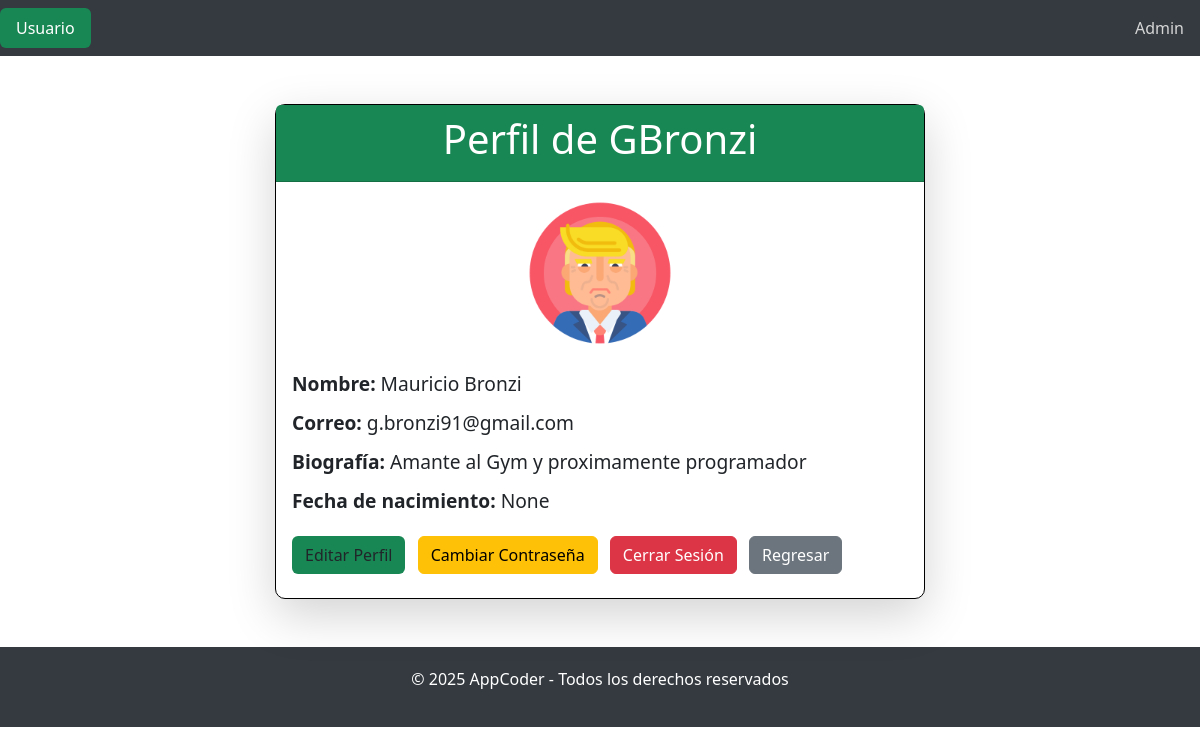
/accounts/profile/ (signed in), run on an earlier commit of the app's database.
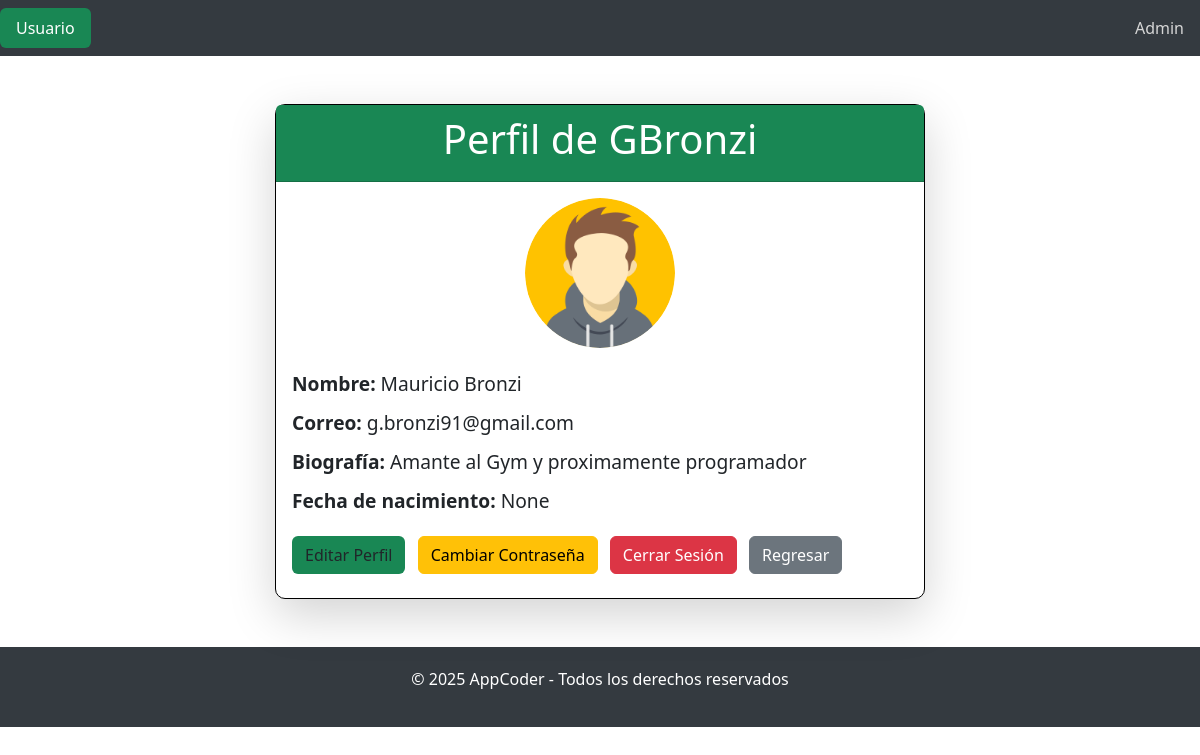
And on a later commit of the database.
### AppAccounts/models.py (models this page shows, shortened)
class Profile(models.Model):
    user = models.OneToOneField(User, on_delete=models.CASCADE)
    avatar = models.ImageField(upload_to='avatars/', null=True, blank=True, default='avatars/avataruser.png')
    bio = RichTextField(blank=True, null=True)
    birthday = models.DateField(blank=True, null=True)
    address = models.CharField(max_length=255, blank=True, null=True)
    phone = models.CharField(max_length=20, blank=True, null=True)

### AppAccounts/views.py (the view)
# urls.py: path('profile/', views.profile_view, name='profile'),
@login_required
def profile_view(request):
    profile = Profile.objects.get(user=request.user)
    return render(request, 'Accounts/profile.html', {'user': profile})

### AppAccounts/templates/Accounts/profile.html (shortened to what this page needs)
{% extends 'base_perfil.html' %}
{% load static %}
{% block cuerpo %}
<div class="container my-5">
  <div class="row justify-content-center">
    <div class="col-md-12">
      <div class="card shadow-lg">
        <div class="card-header bg-success text-white">
          <h1 class="text-center">Perfil de {{ user.user.username }}</h1>
        </div>
        <div class="card-body">
          <div class="text-center mb-4">
            <img src="{{ user.avatar.url }}" alt="{{ user.user.username }}" class="rounded-circle" width="150">
          </div>
          <div class="mb-3">
            <h4 class="profile-text"><strong>Nombre:</strong> {{ user.user.first_name }} {{ user.user.last_name }}</h4>
          </div>
          <div class="mb-3">
            <h4 class="profile-text"><strong>Correo:</strong> {{ user.user.email }}</h4>
          </div>
          <div class="mb-3">
            <h4 class="profile-text"><strong>Biografía:</strong> {{ user.bio }}</h4>
          </div>
          <div class="mb-3">
            <h4 class="profile-text"><strong>Fecha de nacimiento:</strong> {{ user.birthday }}</h4>
          </div>
            <a href="{% url 'AppAccounts:edit_profile' %}" class="btn bg-success me-2">Editar Perfil</a>
            <a href="{% url 'AppAccounts:change_password' %}" class="btn btn-warning">Cambiar Contraseña</a>
            <a href="{% url 'AppAccounts:logout' %}" class="btn btn-danger m-2">Cerrar Sesión</a>
            <a href="{% url 'index' %}" class="btn btn-secondary">Regresar</a>
            </div>
          </div>
        </div>
      </div>
    </div>
{% endblock %}

What changed in the data, as far as the page shows it:
changed Profile "Amante al Gym y proximamente programador": avatar: a different picture
